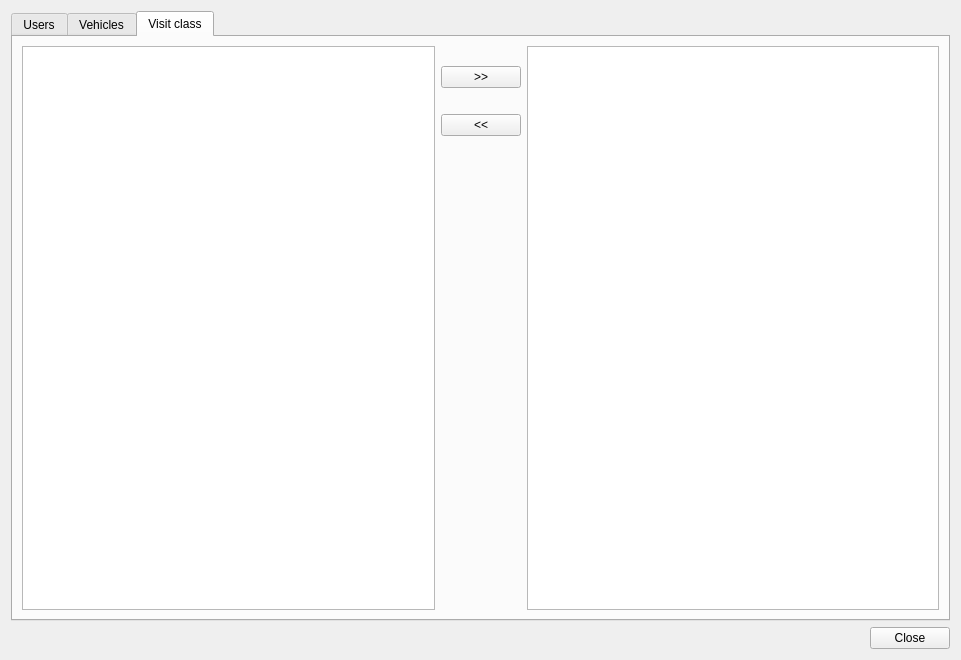
<?xml version="1.0" encoding="UTF-8"?>
<ui version="4.0">
 <class>team_management</class>
 <widget class="QDialog" name="team_management">
  <property name="geometry">
   <rect>
    <x>0</x>
    <y>0</y>
    <width>961</width>
    <height>660</height>
   </rect>
  </property>
  <property name="windowTitle">
   <string>Administrador d'equips</string>
  </property>
  <layout class="QVBoxLayout" name="verticalLayout_3">
   <item>
    <layout class="QGridLayout" name="gridLayout">
     <item row="0" column="0">
      <widget class="QTabWidget" name="tabWidget">
       <property name="currentIndex">
        <number>2</number>
       </property>
       <widget class="QWidget" name="tab_user">
        <attribute name="title">
         <string>Users</string>
        </attribute>
        <layout class="QGridLayout" name="gridLayout_2">
         <item row="3" column="1">
          <widget class="QPushButton" name="btn_user_unselect">
           <property name="text">
            <string>&lt;&lt;</string>
           </property>
          </widget>
         </item>
         <item row="0" column="2" rowspan="5">
          <widget class="QTableView" name="selected_user_rows"/>
         </item>
         <item row="0" column="0" rowspan="5">
          <widget class="QTableView" name="all_user_rows"/>
         </item>
         <item row="4" column="1">
          <spacer name="verticalSpacer">
           <property name="orientation">
            <enum>Qt::Vertical</enum>
           </property>
           <property name="sizeType">
            <enum>QSizePolicy::Preferred</enum>
           </property>
           <property name="sizeHint" stdset="0">
            <size>
             <width>20</width>
             <height>40</height>
            </size>
           </property>
          </spacer>
         </item>
         <item row="0" column="1">
          <widget class="QLabel" name="label">
           <property name="sizePolicy">
            <sizepolicy hsizetype="Preferred" vsizetype="Maximum">
             <horstretch>0</horstretch>
             <verstretch>0</verstretch>
            </sizepolicy>
           </property>
           <property name="text">
            <string/>
           </property>
          </widget>
         </item>
         <item row="1" column="1">
          <widget class="QPushButton" name="btn_user_select">
           <property name="text">
            <string>&gt;&gt;</string>
           </property>
          </widget>
         </item>
         <item row="2" column="1">
          <widget class="QLabel" name="label_2">
           <property name="sizePolicy">
            <sizepolicy hsizetype="Preferred" vsizetype="Maximum">
             <horstretch>0</horstretch>
             <verstretch>0</verstretch>
            </sizepolicy>
           </property>
           <property name="text">
            <string/>
           </property>
          </widget>
         </item>
        </layout>
       </widget>
       <widget class="QWidget" name="tab_vehicles">
        <attribute name="title">
         <string>Vehicles</string>
        </attribute>
        <layout class="QGridLayout" name="gridLayout_3">
         <item row="1" column="1">
          <widget class="QPushButton" name="btn_vehicle_select">
           <property name="text">
            <string>&gt;&gt;</string>
           </property>
          </widget>
         </item>
         <item row="0" column="1">
          <widget class="QLabel" name="label_3">
           <property name="text">
            <string/>
           </property>
          </widget>
         </item>
         <item row="4" column="1">
          <spacer name="verticalSpacer_2">
           <property name="orientation">
            <enum>Qt::Vertical</enum>
           </property>
           <property name="sizeHint" stdset="0">
            <size>
             <width>20</width>
             <height>40</height>
            </size>
           </property>
          </spacer>
         </item>
         <item row="3" column="1">
          <widget class="QPushButton" name="btn_vehicle_unselect">
           <property name="text">
            <string>&lt;&lt;</string>
           </property>
          </widget>
         </item>
         <item row="0" column="0" rowspan="5">
          <widget class="QTableView" name="all_vehicle_rows"/>
         </item>
         <item row="2" column="1">
          <widget class="QLabel" name="label_4">
           <property name="text">
            <string/>
           </property>
          </widget>
         </item>
         <item row="0" column="2" rowspan="5">
          <widget class="QTableView" name="selected_vehicle_rows"/>
         </item>
        </layout>
       </widget>
       <widget class="QWidget" name="tab_visit_class">
        <attribute name="title">
         <string>Visit class</string>
        </attribute>
        <layout class="QGridLayout" name="gridLayout_4">
         <item row="0" column="1">
          <widget class="QLabel" name="label_5">
           <property name="text">
            <string/>
           </property>
          </widget>
         </item>
         <item row="3" column="1">
          <widget class="QPushButton" name="btn_visitclass_unselect">
           <property name="text">
            <string>&lt;&lt;</string>
           </property>
          </widget>
         </item>
         <item row="1" column="1">
          <widget class="QPushButton" name="btn_visitclass_select">
           <property name="text">
            <string>&gt;&gt;</string>
           </property>
          </widget>
         </item>
         <item row="4" column="1">
          <spacer name="verticalSpacer_3">
           <property name="orientation">
            <enum>Qt::Vertical</enum>
           </property>
           <property name="sizeHint" stdset="0">
            <size>
             <width>20</width>
             <height>40</height>
            </size>
           </property>
          </spacer>
         </item>
         <item row="0" column="0" rowspan="5">
          <widget class="QTableView" name="all_visitclass_rows"/>
         </item>
         <item row="2" column="1">
          <widget class="QLabel" name="label_6">
           <property name="text">
            <string/>
           </property>
          </widget>
         </item>
         <item row="0" column="2" rowspan="5">
          <widget class="QTableView" name="selected_visitclass_rows"/>
         </item>
        </layout>
       </widget>
      </widget>
     </item>
    </layout>
   </item>
   <item>
    <layout class="QHBoxLayout" name="horizontalLayout_7">
     <item>
      <spacer name="horizontalSpacer">
       <property name="orientation">
        <enum>Qt::Horizontal</enum>
       </property>
       <property name="sizeHint" stdset="0">
        <size>
         <width>40</width>
         <height>20</height>
        </size>
       </property>
      </spacer>
     </item>
     <item>
      <widget class="QPushButton" name="btn_close">
       <property name="text">
        <string>Close</string>
       </property>
      </widget>
     </item>
    </layout>
   </item>
  </layout>
  <action name="actionT">
   <property name="text">
    <string>t</string>
   </property>
  </action>
 </widget>
 <resources/>
 <connections/>
</ui>
